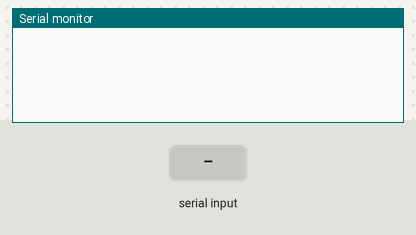
A sketch run on a simulated Arduino Uno, built with avr-gcc and run on an emulated ATmega328P. Parts: the last lines printed to the serial monitor. Inputs (shaded band) come from the test bench.

Above: at 1.2 s.
1.3 s: "90,45\n" received over Serial
At 2.5 s:
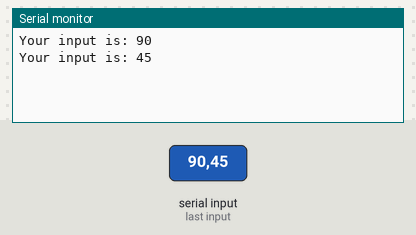
2.8 s: "30,150\n" received over Serial
At 3.6 s:
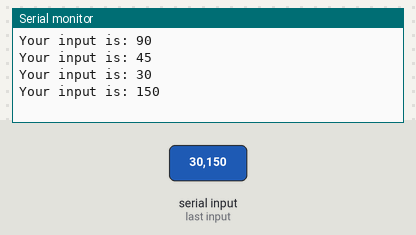
Timing chart, 0 to 5.8 s (numbered marks = the images above; inputs shaded):
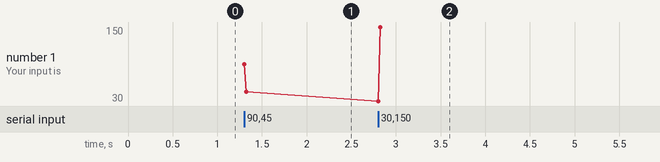

Measured:
- after the input at 1.3 s, the serial monitor: prints a new line at once (image 1)
- after the input at 2.8 s, the serial monitor: prints a new line at once (image 2)
- plotted number 1: 45 → 150 after the input at 2.8 s

The sketch:

Arduino.ino
```cpp
//Use this code to test BT communication between Arduino Car and Raspberry Pi Car
void setup() {
  Serial.begin( 9600 );
}
void loop() {
  // listen for the data from raspberry pi
  if ( Serial.available() > 0 ) {
    // read a numbers from serial port
    int inputVal = Serial.parseInt();
    if (inputVal > 0) {
        Serial.print("Your input is: ");
        Serial.println(String(inputVal));
    }
  }
}
```
